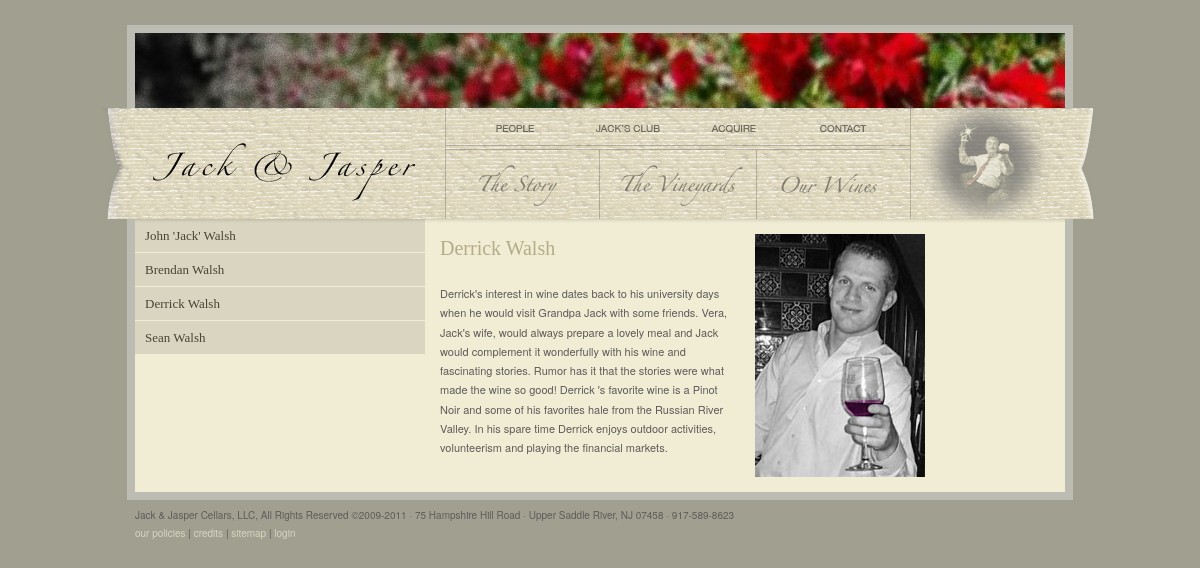
/pages/people.php?id=3, run on the app's committed database.
### tables this page shows
CREATE TABLE IF NOT EXISTS `people` (
  `id` bigint(20) unsigned NOT NULL auto_increment,
  `h1` varchar(20) NOT NULL,
  `h2` varchar(50) default NULL,
  `p` varchar(2048) default NULL,
  PRIMARY KEY  (`id`),
  UNIQUE KEY `id` (`id`)
);

### pages/people.php (the view, shortened to what this page needs)
<!DOCTYPE html PUBLIC "-//W3C//DTD XHTML 1.0 Transitional//EN" "http://www.w3.org/TR/xhtml1/DTD/xhtml1-transitional.dtd">
<html xmlns="http://www.w3.org/1999/xhtml">
<head>
	<link rel="stylesheet" href="/css/main.css" type="text/css" media="screen" />
</head>
<?php require_once('../Connections/jackandjasper.php');
		if($_GET['id']){
			$id = $_GET['id'];}
		else{
			$id = 1;}
		$query_PeopleRS = "SELECT * FROM people WHERE id =".$id;
		$PeopleRS = mysql_query($query_PeopleRS, $jackandjasper) or die(mysql_error());
		$row_PeopleRS = mysql_fetch_assoc($PeopleRS);
?>
<body>
<div id="wholewrapper">
	<div id="flashHome">
		<div id="header">
			<img src="/img/header/people_hdr.jpg" alt="Harvest in the Jack &amp; Jasper Vineyards"/>
			<? include("../php/mainnav.php"); ?>
	    </div>
<div id="maincontentwrapper">
    <div id="leftcolumn">
      <div id="leftsubnav">
        <ul>
          <li><a href="/pages/people.php?id=1">John 'Jack' Walsh</a></li>
          <li><a href="/pages/people.php?id=2">Brendan Walsh</a></li>
          <li><a href="/pages/people.php?id=3">Derrick Walsh</a></li>
          <li><a href="/pages/people.php?id=4">Sean Walsh</a></li>
        </ul>
      </div>
    </div>
    <div id="content">
        <div id="contentpeople">
          <h1><?php echo $row_PeopleRS['h1']; ?></h1>
              <br />
              <br />
              <p><?php echo $row_PeopleRS['p']; ?></p>
        </div>
      <div>
	        <img  id="contentimage" src="/img/people/<?php echo $row_PeopleRS['id'].".jpg";?>" />
    	</div>
    </div>
      </div>
       <?php  include("../php/footer.php"); ?><br/>
    </div>
 </div>
</body>
</html>

### css/main.css (style rules this page uses)
html, body, div, span, applet, object, iframe, h1, h2, h3, h4, h5, h6, p, blockquote, pre, a, abbr, acronym, address, big, cite, code, del, dfn, em, font, img, ins, kbd, q, s, samp, small, strike, strong, sub, sup, tt, var, dd, dl, dt, li, ol, ul, fieldset, form, label, legend, table, caption, tbody, tfoot, thead, tr, th, td { margin: 0; padding: 0; border: 0; font-weight: inherit; font-style: inherit; font-size: 100%; line-height: 1; font-family: inherit; text-align: left; vertical-align: baseline; }
body { color: #5d5b5a; font-family: "Helvetica Neue", Arial, sans-serif; font-size: 11px; margin: 25px auto; background-attachment: fixed; background-color: #a19f90; background-image: url(/img/wood-bg.jpg); background-position: left top; }
a { text-decoration: underline; color: #966241; overflow: hidden; }
ul, ul li { list-style: none; margin: 0; padding: 0; }
div, img { border: 0; margin: 0; display: block; }
#wholewrapper { width: 1004px; }
#wholewrapper, #header, #mainnav, #maincontentwrapper { margin: auto; }
#header img { border: 8px solid #bdbcb2; width: 930px; border-bottom: none; margin: auto; }
#maincontentwrapper { width: 930px; border: 8px solid #bdbcb2; border-top: 0; background: url(../img/bg_maincontent.gif) repeat-x top #f1ecd4; }
#leftcolumn { width: 290px; float: left; }
#content { float: left; margin: 15px; }
#contentimage { width: 170px; float: left; margin: 0 15px 0 0; }
#content div { float: left; }
#leftsubnav { background: url(../img/bg_leftnav.gif) top repeat-x #d9d5c0; width: 290px; float: left; }
#leftsubnav li { border-bottom: 1px solid #f1ecd4; text-align: right; font-family: Georgia, "Times New Roman", Times, serif; font-size: 13px; float: left; width: 290px; }
#leftsubnav li a { color: #474436; text-decoration: none; display: block; padding-top: 10px; padding-right: 10px; padding-bottom: 10px; padding-left: 10px; }
h1 { color: #b4ac89; font-family: Georgia, "Times New Roman", Times, serif; font-size: 20px; font-weight: normal; line-height: 1.4em; }
#content p { line-height: 1.75em; }
#flashHome { float: left; }
#wholewrapper #flashHome #maincontentwrapper #content #contentpeople { width: 300px; padding-right: 15px; }

### data on the page
people: h1 "Derrick Walsh", p "Derrick's interest in wine dates back to his university days when he would visit Grandpa Jack with some friends. Vera, Jack's wife, would always prepare a lovely meal and Jack would complement it wonderfully with his wine and fascinating stories. Rumor has it that the stories were what made the wine so good! Derrick 's favorite wine is a Pinot Noir and some of his favorites hale from the Russian River Valley. In his spare time Derrick enjoys outdoor activities, volunteerism and playing the financial markets."
